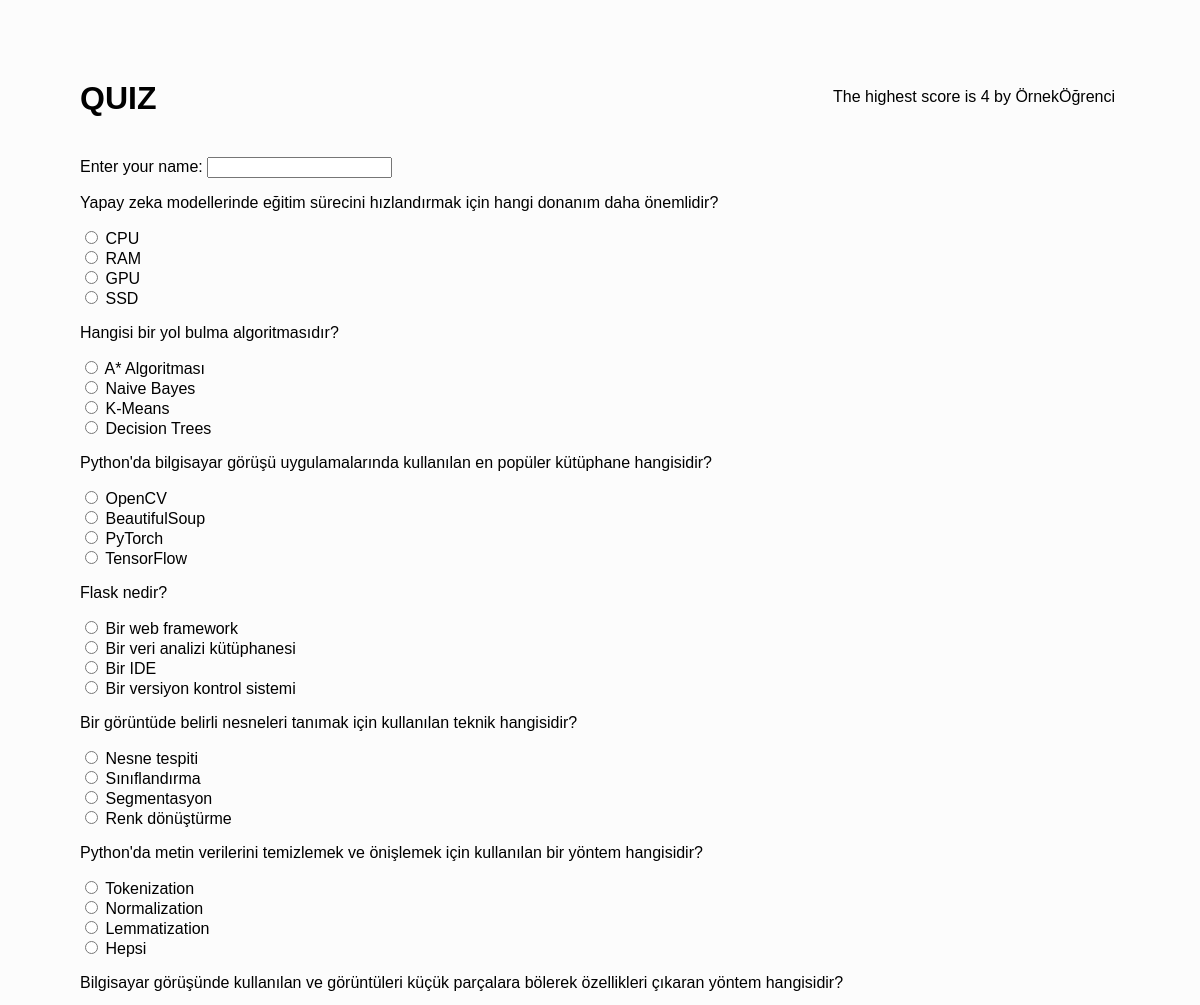
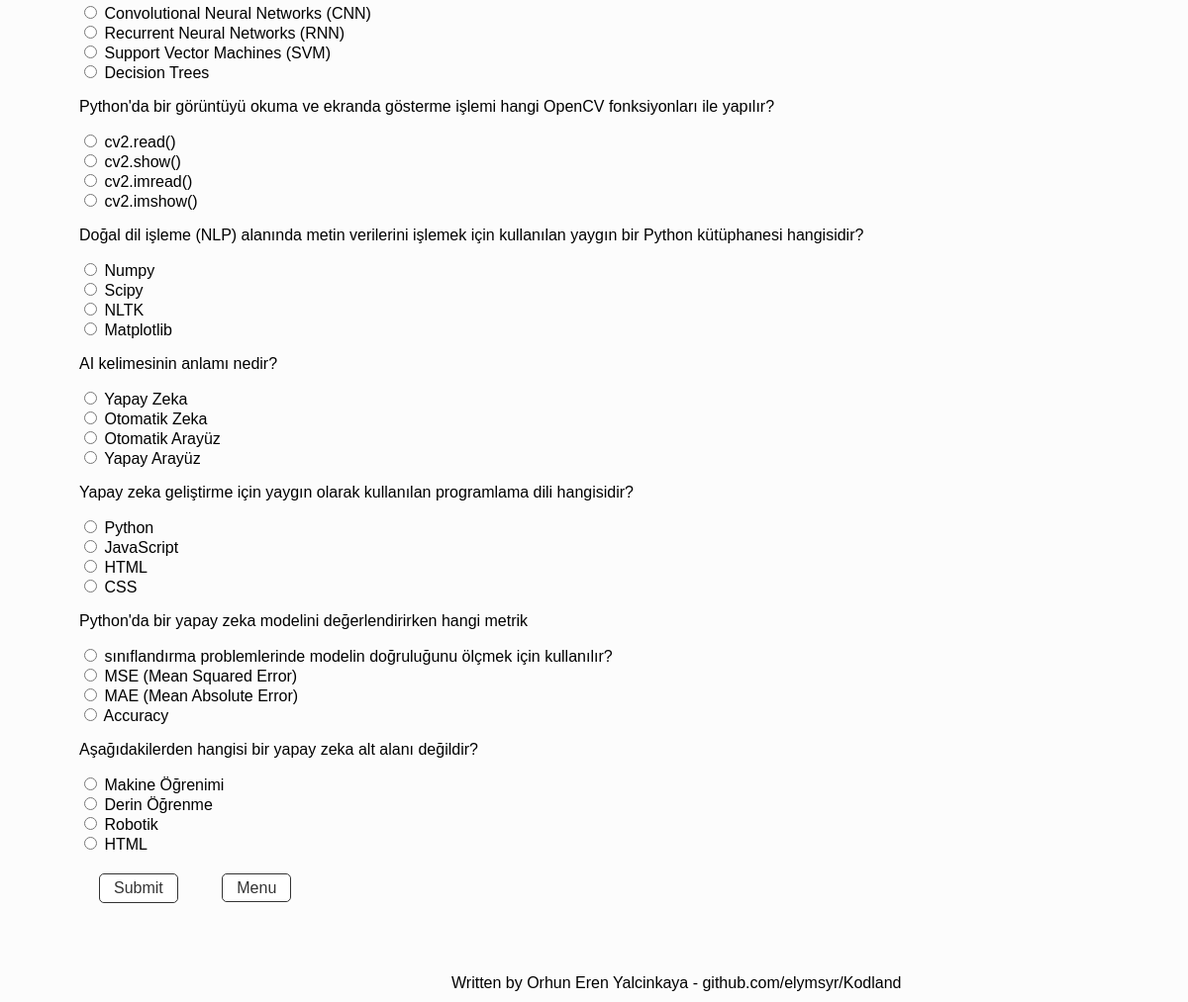
The app's page /quiz, older data (2 pictures, top to bottom).
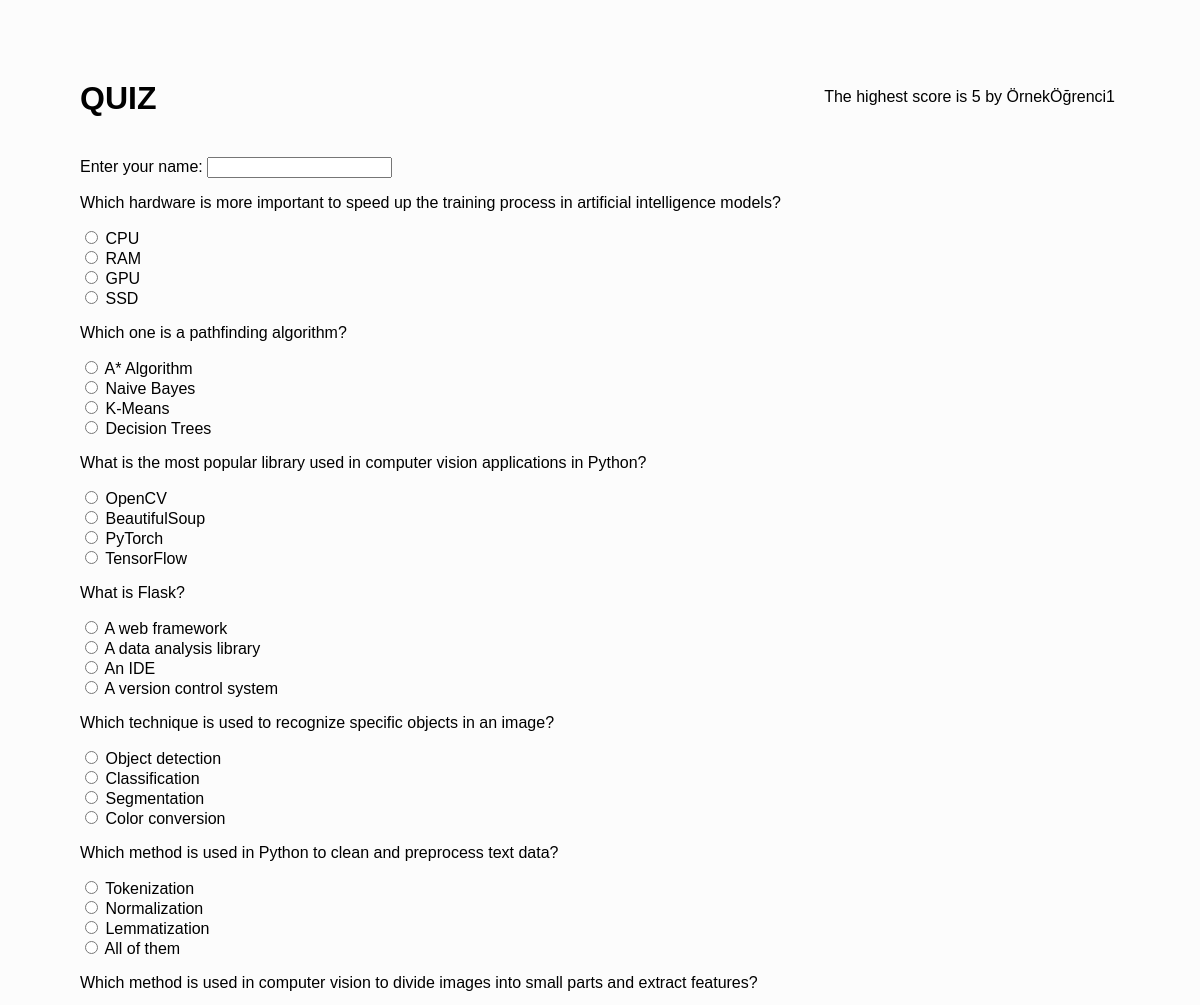
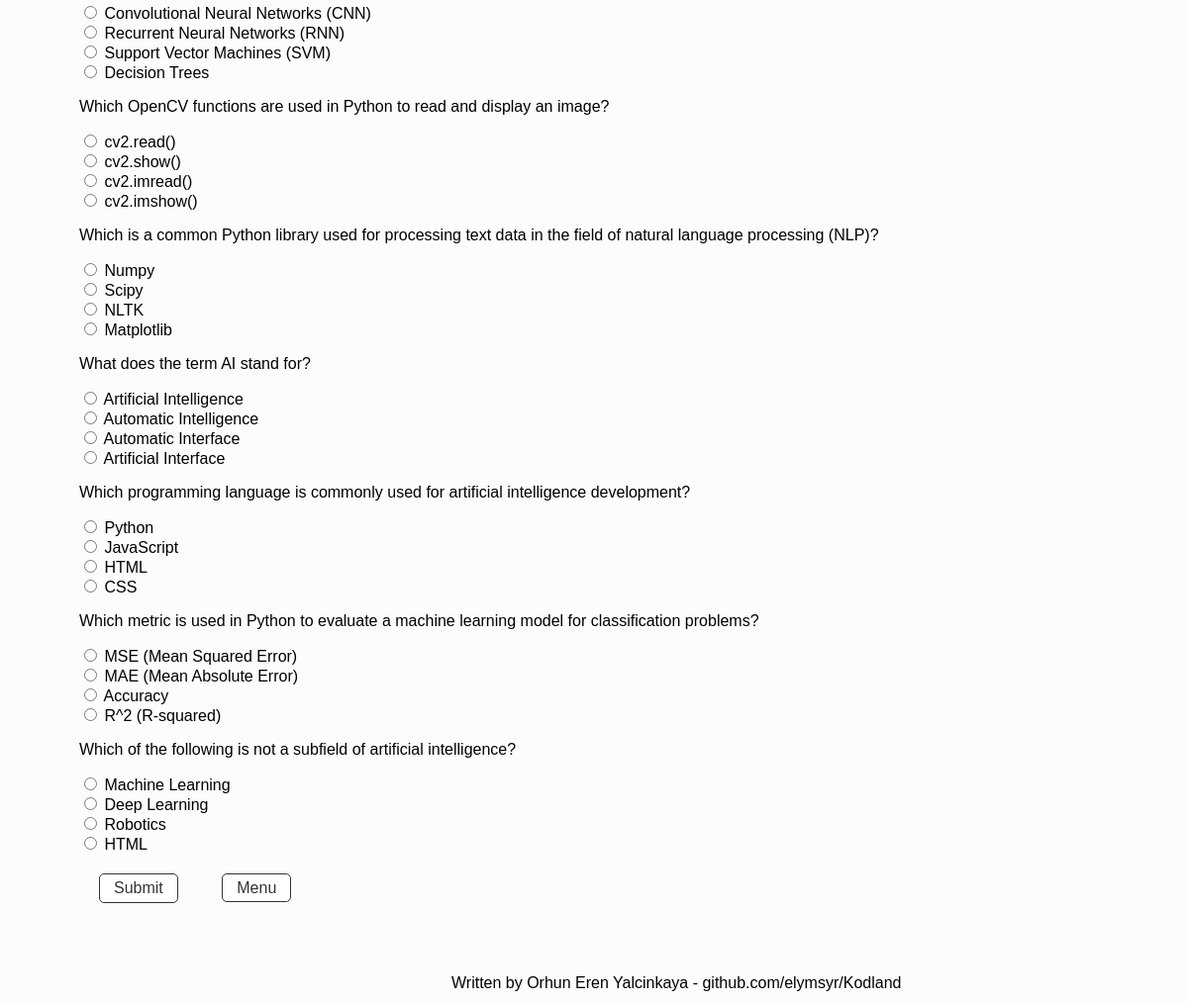
The same page, newer data (2 pictures, top to bottom).
### tables this page shows
CREATE TABLE scores (
            id INTEGER PRIMARY KEY AUTOINCREMENT,
            name TEXT NOT NULL,
            score INT NOT NULL
        );

CREATE TABLE questions (
            id INTEGER PRIMARY KEY AUTOINCREMENT,
            question TEXT NOT NULL,
            option1 TEXT NOT NULL,
            option2 TEXT NOT NULL,
            option3 TEXT NOT NULL,
            option4 TEXT NOT NULL,
            answer TEXT NOT NULL
        );

### app.py (the view)
@app.route('/quiz')
def quiz():
    conn = sqlite3.connect('quiz.db')
    cursor = conn.cursor()
    cursor.execute('SELECT * FROM questions')
    questions = cursor.fetchall()
    conn.close()
    highest_score, highest_scorer = get_highest_score()
    return flask.render_template('quiz.html', questions=questions, highest_score=highest_score, highest_scorer=highest_scorer)

### app.py (called while the page is built)
def get_highest_score():
    conn = sqlite3.connect('quiz.db')
    cursor = conn.cursor()
    cursor.execute('SELECT name, score FROM scores ORDER BY score DESC, id ASC LIMIT 1')
    row = cursor.fetchone()
    conn.close()
    if row:
        return row[1], row[0]
    return None, None

### templates/quiz.html (shortened to what this page needs)
<!DOCTYPE html>
<html lang="en">
<head>
    <link rel="stylesheet" href="{{ url_for('static', filename='stylesheet.css') }}">
</head>
<body>
    <div>
        <div id="score">The highest score is {{ highest_score }} by {{ highest_scorer }}</div>
        <h1>QUIZ</h1>
        <form action="{{ url_for('result') }}" method="POST">
            <div class="name-input">
                <label for="name">Enter your name:</label>
                <input type="text" id="name" name="name" required>
            {% for question in questions %}
            <div class="question">
                <p>{{ question[1] }}</p>
                <input type="radio" name="{{ question[0] }}" value="{{ question[2] }}"> {{ question[2] }}<br>
                <input type="radio" name="{{ question[0] }}" value="{{ question[3] }}"> {{ question[3] }}<br>
                <input type="radio" name="{{ question[0] }}" value="{{ question[4] }}"> {{ question[4] }}<br>
                <input type="radio" name="{{ question[0] }}" value="{{ question[5] }}"> {{ question[5] }}<br>
            </div>
            {% endfor %}
            <input class="submit" type="submit" value="Submit">
            <a class="submit" href="{{ url_for('index') }}">Menu</a>
        </form>
    </div>
</body>
<footer, id="author">Written by Orhun Eren Yalcinkaya - github.com/elymsyr/Kodland</footer>
</html>

### static/stylesheet.css (style rules this page uses)
body { font-family: Arial, sans-serif; background-color: #fcfcfc; padding: 80px; margin: 0; }
.submit,a { margin: 20px; color: #333; background-color: #fff; border: 1px solid #333; padding: 10px 20px; border-radius: 5px; font-size: medium; padding: 5px 14px; cursor: pointer; text-decoration: none; }
h1 { margin: 0; margin-bottom: 40px; padding: 0; }
#score { position: fixed; top: 0; right: 0; margin: 88px 85px 0 0; }
#author { position: fixed; bottom: 0; left: 38%; margin: 10px 0; }

Row changes from the older to the newer data that the page shows:
changed scores: name "ÖrnekÖğrenci" → "ÖrnekÖğrenci1"
changed questions "CPU": question "Yapay zeka modellerinde eğitim sürecini hızlandırmak için hangi donanım daha önemlidir?" → "Which hardware is more important to speed up the training process in artificial intelligence models?"
changed questions "Naive Bayes": question "Hangisi bir yol bulma algoritmasıdır?" → "Which one is a pathfinding algorithm?"; option1 "A* Algoritması" → "A* Algorithm"
changed questions "OpenCV": question "Python'da bilgisayar görüşü uygulamalarında kullanılan en popüler kütüphane hangisidir?" → "What is the most popular library used in computer vision applications in Python?"
changed questions: question "Flask nedir?" → "What is Flask?"; option1 "Bir web framework" → "A web framework"; option2 "Bir veri analizi kütüphanesi" → "A data analysis library"; option3 "Bir IDE" → "An IDE"; option4 "Bir versiyon kontrol sistemi" → "A version control system"
changed questions: question "Bir görüntüde belirli nesneleri tanımak için kullanılan teknik hangisidir?" → "Which technique is used to recognize specific objects in an image?"; option1 "Nesne tespiti" → "Object detection"; option2 "Sınıflandırma" → "Classification"; option3 "Segmentasyon" → "Segmentation"; option4 "Renk dönüştürme" → "Color conversion"
changed questions "Tokenization": question "Python'da metin verilerini temizlemek ve önişlemek için kullanılan bir yöntem hangisidir?" → "Which method is used in Python to clean and preprocess text data?"; option4 "Hepsi" → "All of them"
changed questions "Convolutional Neural Networks (CNN)": question "Bilgisayar görüşünde kullanılan ve görüntüleri küçük parçalara bölerek özellikleri çıkaran yöntem hangisidir?" → "Which method is used in computer vision to divide images into small parts and extract features?"
changed questions "cv2.read()": question "Python'da bir görüntüyü okuma ve ekranda gösterme işlemi hangi OpenCV fonksiyonları ile yapılır?" → "Which OpenCV functions are used in Python to read and display an image?"
changed questions "Numpy": question "Doğal dil işleme (NLP) alanında metin verilerini işlemek için kullanılan yaygın bir Python kütüphanesi hangisidir?" → "Which is a common Python library used for processing text data in the field of natural language processing (NLP)?"
changed questions: question "AI kelimesinin anlamı nedir?" → "What does the term AI stand for?"; option1 "Yapay Zeka" → "Artificial Intelligence"; option2 "Otomatik Zeka" → "Automatic Intelligence"; option3 "Otomatik Arayüz" → "Automatic Interface"; option4 "Yapay Arayüz" → "Artificial Interface"
changed questions "Python": question "Yapay zeka geliştirme için yaygın olarak kullanılan programlama dili hangisidir?" → "Which programming language is commonly used for artificial intelligence development?"
changed questions "MSE (Mean Squared Error)": question "Python'da bir yapay zeka modelini değerlendirirken hangi metrik" → "Which metric is used in Python to evaluate a machine learning model for classification problems?"; option1 "sınıflandırma problemlerinde modelin doğruluğunu ölçmek için kullanılır?" → "MSE (Mean Squared Error)"; option2 "MSE (Mean Squared Error)" → "MAE (Mean Absolute Error)"; option3 "MAE (Mean Absolute Error)" → "Accuracy"; option4 "Accuracy" → "R^2 (R-squared)"
changed questions: question "Aşağıdakilerden hangisi bir yapay zeka alt alanı değildir?" → "Which of the following is not a subfield of artificial intelligence?"; option1 "Makine Öğrenimi" → "Machine Learning"; option2 "Derin Öğrenme" → "Deep Learning"; option3 "Robotik" → "Robotics"
Text that changed along with them:
{{ highest_score }}: "4" → "5"
